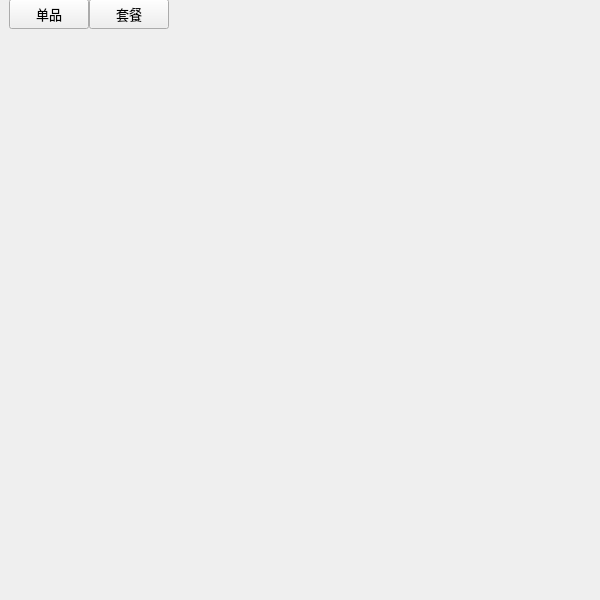
<?xml version="1.0" encoding="UTF-8"?>
<ui version="4.0">
 <class>MenuBrowser</class>
 <widget class="QWidget" name="MenuBrowser">
  <property name="geometry">
   <rect>
    <x>0</x>
    <y>0</y>
    <width>600</width>
    <height>600</height>
   </rect>
  </property>
  <property name="windowTitle">
   <string>Form</string>
  </property>
  <widget class="QWidget" name="verticalLayoutWidget">
   <property name="geometry">
    <rect>
     <x>-1</x>
     <y>-1</y>
     <width>601</width>
     <height>604</height>
    </rect>
   </property>
   <layout class="QVBoxLayout" name="verticalLayout">
    <property name="spacing">
     <number>0</number>
    </property>
    <property name="leftMargin">
     <number>10</number>
    </property>
    <property name="topMargin">
     <number>0</number>
    </property>
    <property name="rightMargin">
     <number>10</number>
    </property>
    <item>
     <layout class="QHBoxLayout" name="horizontalLayout">
      <property name="spacing">
       <number>0</number>
      </property>
      <item>
       <widget class="QPushButton" name="pushButton">
        <property name="sizePolicy">
         <sizepolicy hsizetype="Minimum" vsizetype="Minimum">
          <horstretch>0</horstretch>
          <verstretch>0</verstretch>
         </sizepolicy>
        </property>
        <property name="minimumSize">
         <size>
          <width>0</width>
          <height>30</height>
         </size>
        </property>
        <property name="font">
         <font>
          <family>汉仪菱心体简</family>
          <pointsize>10</pointsize>
         </font>
        </property>
        <property name="text">
         <string>单品</string>
        </property>
       </widget>
      </item>
      <item>
       <widget class="QPushButton" name="pushButton_2">
        <property name="sizePolicy">
         <sizepolicy hsizetype="Minimum" vsizetype="Minimum">
          <horstretch>0</horstretch>
          <verstretch>0</verstretch>
         </sizepolicy>
        </property>
        <property name="minimumSize">
         <size>
          <width>0</width>
          <height>30</height>
         </size>
        </property>
        <property name="font">
         <font>
          <family>汉仪菱心体简</family>
          <pointsize>10</pointsize>
         </font>
        </property>
        <property name="text">
         <string>套餐</string>
        </property>
       </widget>
      </item>
      <item>
       <spacer name="horizontalSpacer">
        <property name="orientation">
         <enum>Qt::Horizontal</enum>
        </property>
        <property name="sizeHint" stdset="0">
         <size>
          <width>40</width>
          <height>20</height>
         </size>
        </property>
       </spacer>
      </item>
     </layout>
    </item>
    <item>
     <widget class="QStackedWidget" name="stackedWidget">
      <property name="enabled">
       <bool>true</bool>
      </property>
      <property name="sizePolicy">
       <sizepolicy hsizetype="Minimum" vsizetype="Minimum">
        <horstretch>0</horstretch>
        <verstretch>0</verstretch>
       </sizepolicy>
      </property>
      <property name="minimumSize">
       <size>
        <width>580</width>
        <height>570</height>
       </size>
      </property>
      <property name="currentIndex">
       <number>0</number>
      </property>
      <widget class="QWidget" name="page">
       <property name="sizePolicy">
        <sizepolicy hsizetype="Minimum" vsizetype="Minimum">
         <horstretch>0</horstretch>
         <verstretch>0</verstretch>
        </sizepolicy>
       </property>
      </widget>
      <widget class="QWidget" name="page_2">
       <property name="sizePolicy">
        <sizepolicy hsizetype="Minimum" vsizetype="Minimum">
         <horstretch>0</horstretch>
         <verstretch>0</verstretch>
        </sizepolicy>
       </property>
      </widget>
     </widget>
    </item>
   </layout>
  </widget>
 </widget>
 <resources/>
 <connections/>
</ui>
